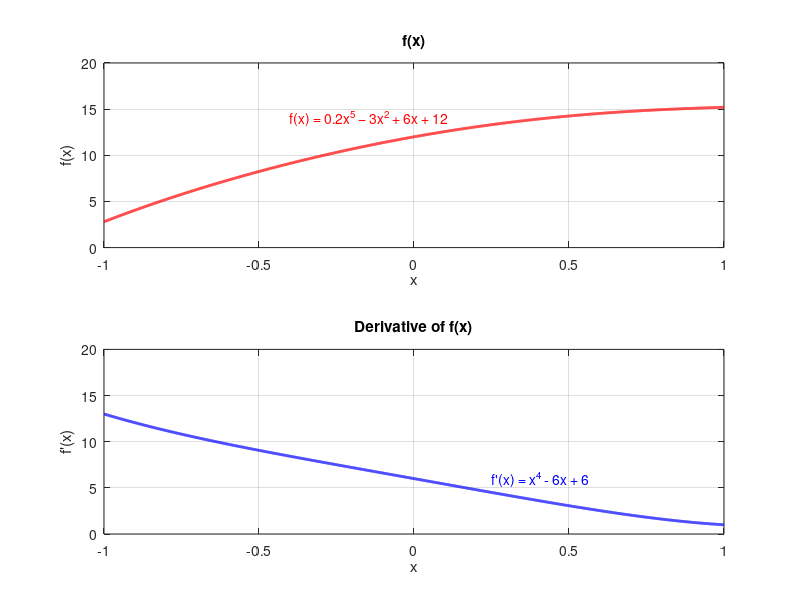

Recreate this plot in MATLAB. (Note: this script raises an error after producing the figure.)
% Script Name : MATLABPractice.m
% Created on : 04/04/2023
% Author : Mary Dickinson
% Purpose : Variety of different skills learnt in MATLAB, including...
% Linear equations and derivatives
% Drug decay, loops and if statements 
% Learning reward tasks
% Signal processing and feature extraction (e.g. mismatch negativity in EEG
% data)
% Simulated EEG signal processing and time-series analysis 

clear all
close all
clc

%% 

clear all 
close all 

% Plotting f(x) = 0.2x^5 − 3x^2 + 6x + 12...

% Defining parameters...
x = -1:0.001:1;                      % Creating a vector x ranging from -1 to 1 at with intervals of 0.001
y = 0.2.*x.^5 - 3.*x.^2 + 6.*x + 12; % Calculating f(x) for the values in vector x

% Plot for f(x)...
figure
subplot(2,1,1)                                                 % Creating subplot to plot functions next to eachother
plot(x, y, "r", "LineWidth", 2)                                % Plotting red line for f(x)
xlabel("x")                                                    % Labelling x axis
ylabel("f(x)")                                                 % Labelling y axis
title("f(x)")                                                  % Adding title of function
text(-0.4, 14, "f(x) = 0.2x^5 − 3x^2 + 6x + 12", "color", "r") % Adding tet to label function
ylim([0 20])                                                   % Setting y axis limits
grid on                                                        % Adding grid 

% Plotting the derivative of f(x)...

% Defining parameters for derivative of f(x) (f'(x)), where f'(x) = x^4 - 6x + 6...
dy = gradient(y, 0.001); % Calculating f'(x) for values in vector x using gradient function at same intervals as x vector

% Plot for f'(x)...
subplot(2,1,2)                                      % Calling subplot
plot(x, dy, "b", "LineWidth", 2)                    % Plotting blue line for f'(x) 
xlabel("x")                                         % Labelling x axis
ylabel("f'(x)")                                     % Labelling y axis
title("Derivative of f(x)")                         % Adding title of derivative function
text(0.25, 6, "f'(x) = x^4 - 6x + 6", "color", "b") % Adding text to label derivative function
ylim([0 20])                                        % Setting y axis limits
grid on                                             % Adding grid 

%% 
% Calculating time it takes for 50mg of drug D to reach 10mg with decay rate of 0.3...

clear all 
close all

% Defining parameters and using formula...
t = 0:10;           % Defining time vector (t) in hours across 10 days 
C_0 = 50;           % Initial dose (C_0) of 50 mg
k = 0.3;            % Decay rate (k) of 0.3
C = C_0*exp(-k.*t); % Formula for drug depletion during metabolism in body 

% Locating time when drug D reaches 10mg...
days = find(C < 10);                          % 10mg is reached by day 7
fprintf("Days to reach 10mg: %d\n", days(1)); % Displaying day where 10mg is reached in command window

% Plotting decay rate across 10 particpants with random variation between 0.25 and 0.35...

% Generating 10 random numbers in the interval (0.25 , 0.35) with the formula r = a + (b-a).*rand(N,1)...
a = 0.25;                        % Start of random integer range
b = 0.35;                        % End of random integer range 
N = 10;                          % Number of participants 
Krand = a + (b - a).*rand(N, 1); % Using formula for random number generation 

% Using formula and parameters from earlier with new decay rate Krand...
Cx = zeros(11, N);       % Creating empty vector for Cx with 10 rows for particpants and 11 columns for time
Cx = C_0*exp(-Krand.*t); % Formula for drug depletion during metabolism in body 

% Plotting decay rates for the 10 participants in subplot...
figure 
sgtitle("Decay of Drug D Across the 10 Participants", "fontweight", "bold") % Adding title for whole figure of subplots 

for i = 1:N               % Using loop to plot subplots of participant data from the Cx matrix
    subplot(N/2,2,i)      % Calling the subplot number for each participant
    plot(t, Cx(i,:))
    xlabel("Time (days)") % Labelling x axis
    ylabel("Decay (mg)")  % Labelling y axis
    title(i)              % Adding title
    ylim([0 55])          % Setting y axis limits
    grid on               % Adding grid
end

% Plotting decay rates for 10 participants on one graph to find time to reach 10mg...
figure
plot(t, Cx)                                               % Plotting decay rates for each participants against time
xlabel("Time (days)")                                     % Labelling x axis
ylabel("Decay (mg)")                                      % Labelling y axis
title("Decay of Drug D across 10 participants")           % Adding title 
ylim([0 55])                                              % Setting y axis limits
hold on 
yline(10, "r")                                            % Line at 10mg 
grid on                                                   % Adding grid
legend({"Participant 1","Participant 2", ...
    "Participant 3","Participant 4","Participant 5", ...
    "Participant 6", "Participant 7","Participant 8", ...
    "Participant 9","Participant 10", "y = 10mg"}, ...
    "Location","northeast","Orientation","vertical")      % Adding legend to label each line 

% For minimum amount of days to reach 10mg...
for i = 1:length(Cx)
    if sum(Cx(:,i) < 10) % Going through columns to see if element is less than 10
        mint = i;        % Finding the minimum amount of days it takes to reach 10mg
        break            % Breaking loop after first element is below or equal to 10mg
    end
end
      
[minamount, minparticipant] = min(Cx(:,mint));  % The amount of drug left (minamount) and the participant number (minparticipant) at the minimum amount of days to reach 10

fprintf("Shortest whole days to reach 10mg: %d\n", mint);                                              % Printing the shortest amount of days in command window
fprintf("Amount of drug D remaining at the shortest whole days to reach 10mg: %d\n",  minamount);      % Printing the amount of drug remianing after the minimum amount of days to reach 10mg
fprintf("Participant number which took the shortest whole days to reach 10mg: %d\n",  minparticipant); % Printing participant number which took the shortest amount of time to reach 10mg 

% For maximum amount of days to reach 10mg...
for i = 1:length(Cx)
    if sum(Cx(:,length(Cx) - i) > 10) % Going through columns backwards from 11 to 1 to see if element is more than 10
        maxt = (length(Cx) - i) + 1;  % Finding the first amount of days from the end where it is more than 10mg, therefore the longest amount of days (+ 1 to find the day where 10mg is reached)
        break                         % Breaking loop after first element is above 10mg
    end
end
      
[maxamount, maxparticipant] = max(Cx(:,maxt));  % The amount of drug left (maxamount) and the participant number (maxparticipant) at the maximum amount of days to reach 10mg

fprintf("Longest whole days to reach 10mg: %d\n", maxt);                                               % Printing the longest amount of days in command window
fprintf("Amount of drug D remaining at the longest whole days to reach 10mg: %d\n",  maxamount);      % Printing the amount of drug remianing after the maximum amount of days to reach 10mg
fprintf("Participant number which took the longest whole days to reach 10mg: %d\n",  maxparticipant); % Printing participant number which took the longest amount of time to reach 10mg 

%% 

clear all
close all

% Define parameters for learning reward task...
ntrials = 100; % 100 trials with possible reward

trialreward = zeros(ntrials, 1); % Creating empty vector to store rewards in
x = randperm(100);               % Returns numbers up to 100 in random order 
y = x(1:25);                     % 25 trials rewarded £10
trialreward(y) = 10;             
z = x(26:50);                    % 25 trials rewarded £15
trialreward(z) = 15;
% 50 remaining random trials left with no reward

trialreward(101:200) = 0; % Adding 100 trails with no reward CS following the initial 100 with reward

% Phenotype 1: Depression learning rates...
Dep_alphapos = 0.2; % Low learning rate for better expected outcomes 
Dep_alphaneg = 0.6; % High learning rate for worse expected outcomes
% These values were chosen due to patterns of pessimistic behaviour providing higher punishment learning rates
% (Huang, Thompson & Paulus, 2017).

% Phenotype 2: Anxiety learning rates...
Anx_alphapos = 0.3; % Low learning rate for better expected outcomes
Anx_alphaneg = 0.8; % High learning rate for worse expected outcomes
% These values were chosen  due to patterns of pessimistic behaviour providing higher punishment learning rates, 
% and higher learning rates overall for those with anxiety as they percieve the world as highly
% changeable (Huang, Thompson & Paulus, 2017; Aylward et al., 2019). 

% Experiment for Phenotype 1: Depression...
Dep_v = zeros(1, length(trialreward)); % Setting the initial expected reward values to zero across all trials

for i = 2:length(trialreward)                       % Starting at the second trial

    delta = trialreward(i) - Dep_v(i-1);            % RPE = trial reward - expected reward

    if delta > 0
        Dep_v(i) = Dep_v(i-1) + Dep_alphapos*delta; % Update expected value for better expected outcomes
    else
        Dep_v(i) = Dep_v(i-1) + Dep_alphaneg*delta; % Update expected value for worse expected outcomes
    end

end

% Experiment for Phenotype 2: Anxiety...
Anx_v = zeros(1, length(trialreward)); % Setting the initial expected reward values to zero across all trials

for i = 2:length(trialreward)                       % Starting at the second trial

    delta = trialreward(i) - Anx_v(i-1);            % RPE = trial reward - expected reward

    if delta > 0
        Anx_v(i) = Anx_v(i-1) + Anx_alphapos*delta; % Update expected value for better expected outcomes
    else
        Anx_v(i) = Anx_v(i-1) + Anx_alphaneg*delta; % Update expected value for worse expected outcomes
    end

end

% Plotting expected value for both Phenotype 1: Depression and Phenotype 2: Anxiety...
figure
subplot(3, 1, 1)
plot(Dep_v, "r")                   % Plotting depression experiment in red
xlabel("Trials")                   % Labelling x axis for trial number 
ylabel("Expected Reward (£)")      % Labelling y axis for expected reward
title("Expected Value in Depression") % Adding title 
ylim([-0.2 15])                    % Setting y axis limits
grid on                            % Adding grid

subplot(3, 1, 2)
plot(Anx_v, "b")                   % Plotting anxiety experiment in blue
xlabel("Trials")                   % Labelling x axis for trial number 
ylabel("Expected Reward (£)")      % Labelling y axis for expected reward
title("Expected Value in Anxiety") % Adding title 
ylim([-0.2 15])                    % Setting y axis limits
grid on                            % Adding grid

subplot(3, 1, 3)
plot(Dep_v, "r")                                                 % Plotting depression experiment
hold on 
plot(Anx_v, "b")                                                 % And plotting anxiety experiment on same graph for comparison of phenotypes
xlabel("Trials")                                                 % Labelling x axis for trial number 
ylabel("Expected Reward (£)")                                    % Labelling y axis for expected reward
title("Comparing Expected Value between Depression and Anxiety") % Adding title 
ylim([-0.2 15])                                                  % Setting y axis limits
grid on                                                          % Adding grid
legend({"Depression Phenotype", "Anxiety Phenotype"})

%%  

clear all
close all

% Loading data for mismatch negativity paradigm...
load("Fz_data.mat");
amp = Fz_data(:, 1);  % First column is Fz channel EEG recording amplitude (uV)
time = Fz_data(:, 2); % Second column is time of sample (msec)
tone = Fz_data(:, 3); % Third column is onset of tone (standard tone = 1, deviant tone = 2)

% Extracting standard onset times...
onsets = find(Fz_data(:, 3) ~= 0); % Finding the positions of the tones 

% Separating the data into epochs...
for i = 1: length(onsets) % Creating onsets for epochs
    window(i,:) = onsets(i) - 50: onsets(i) + 280; % Creating each row as a time window of onsets
end

% Using onsets to epoch the amplitudes...
[nrows, ncolumns] = size(window); % Creating variables for size of windows

for i = 1:nrows % Epoching the amplitudes using a nested loop going through each rows and each column
    for ii = 1:ncolumns
        n = window(i, ii);
        epoched(i, ii) = Fz_data(n, 1); 
    end
end

% Baseline corrections for epoched data...
for i = 1:length(epoched)
    mnamp = mean(epoched(i, 1:50));        % Creating variable for mean to use in corrections
    epochdata(i,:) = epoched(i,:) - mnamp; % Creating epoched data 
end

% Assigning the epoched data to standard tone and deviant tone matrix...
p = 1; % Initialising indicies p and q for loop
q = 1;

for i = 1:nrows 
    x = onsets(i);
    if Fz_data(x,3) == 1                  % Data for standard tones added to new matrix standard
        standard(p, :) = epochdata(i, :);
        p = p + 1;    
    elseif Fz_data(x, 3) == 2             % Data for deviant tones added to new matrix deviant 
        deviant(q, :) = epochdata(i, :);
        q = q + 1; 
    end
end

% a) Plotting first 10 standard tones...
latency = ([-50:280]); % Setting latency between -50 and 280 ms

figure 
for i = 1:10                         % Looping through and plotting each tone
    plot(latency, standard(i,:))     % Plotting time against amplitude of waves
    xlim([-50 280])                  % Setting x axis limits
    title("First 10 Standard Tones") % Adding title
    xlabel("Latency (ms)")           % Labelling x axis 
    ylabel("Amplitude (uv)")         % Labelling y axis
    grid on                          % Adding grid
    hold on 
end

% Plotting the average amplitude for the first 10 standard tones...
first10 = standard(1:10,:); % Separating the first 10 standard tones (rows) into a new matrix 
avgfirst10 = mean(first10); % Finding the average amplitude of the first 10 standard tones

figure
plot(latency, avgfirst10, "r")              % Plot with red line
xlabel("Latency (ms)")                      % Labelling x axis for latency in ms 
ylabel("Amplitude (uV)")                    % Labelling y axis for amplitude in uV
title("Average of First 10 Standard Tones") % Adding title
ylim([-20 20])                              % Setting y axis limits
xlim([-50 280])                             % Setting x axis limits
grid on                                     % Adding grid

% b) Plotting final 10 standard tones...
figure
for i = length(standard)-9:length(standard) % Looping through and plotting each tone
    plot(latency, standard(i,:))            % Plotting time against amplitude of waves
    xlim([-50 280])                         % Setting x axis limits
    title("Final 10 Standard Tones")        % Adding title
    xlabel("Latency (ms)")                  % Labelling x axis 
    ylabel("Amplitude (uv)")                % Labelling y axis
    grid on                                 % Adding grid
    hold on
end 

% Plotting the average amplitude for the final 10 standard tones...
final10 = standard(length(standard)-9:length(standard),:); % Separating the first 10 standard tones (rows) into a new matrix 
avgfinal10 = mean(final10);                                % Finding the average amplitude of the first 10 standard tones

figure
plot(latency, avgfinal10, "b")              % Plot with blue line
xlabel("Latency (ms)")                      % Labelling x axis for latency in ms 
ylabel("Amplitude (uV)")                    % Labelling y axis for amplitude in uV
title("Average of Final 10 Standard Tones") % Adding title
ylim([-20 20])                              % Setting y axis limits
xlim([-50 280])                             % Setting x axis limits
grid on                                     % Adding grid

% c) Calculating the MMN...
avgstandard = mean(standard); % Calculating average for standard tones
avgdeviant = mean(deviant);   % Calculating average for deviant tones

MMN = avgstandard - avgdeviant; % Calculating MMN as differences between average of standard and deviant tones

% Plotting the MMN...
figure
plot(latency, MMN, "g")  % Plot with green line
xlabel("Latency (ms)")   % Labelling x axis for latency in ms 
ylabel("Amplitude (uV)") % Labelling y axis for amplitude in uV
title("MMN")             % Adding title
ylim([-20 20])           % Setting y axis limits
xlim([-50 280])          % Setting x axis limits
grid on                  % Adding grid

%% 

clear all
close all

% Define the time properties...
MaxT = 0.1;    % Maximum amount of time
Ti = 0.01;     % Time interval
t = 0:Ti:MaxT; % Time axis

% Creating frequency and amplitude components for controls and patients...
f = [0 8 14 27 48 49]; % Selecting my own frequencies within delta (2-4 Hz), theta (4-8Hz), alpha (8-16 Hz), beta (16-32Hz) and gamma (32-64Hz and beyond)

cont_amp = [-0.26 0.52 0.07 0.12 -0.09 0.06]/5; % Setting strengths of frequency waves for controls 
pat_amp = [-0.26 0.45 0.07 0.11 -0.08 0.07]/5;  % Setting strengths of frequency waves for schizophrenia patients with reduced beta oscillations and enhanced theta and gamma oscillations 

% Transforming Hz to rad per sec...
omega = 2*pi*f; % Radial frequency for each frequency

% Create the sin wave signal using wave = A*sin(2*pi*f*t) for controls...
for i = 1:length(f)                                   % Cycling over theta, alpha, beta and gamma
   cont_EEGsignal(i,:) = cont_amp(i)*sin(omega(i)*t); % Creating a wave = A* sin(2*pi*f*t) for each frequency band(i)*sin(omega(i)*t)
end

% Create the sin wave siganl using same method for patients...
for i = 1:length(f)                                  % Cycling over theta, alpha, beta and gamma
   pat_EEGsignal(i,:) = pat_amp(i)*sin(omega(i)*t);  % Creating a wave = A* sin(2*pi*f*t) for each frequency band(i)*sin(omega(i)*t)
end

% Adding noise to each signal for controls...
noise = 0.001; % Different noise for each frequency

for i = 1:length(f)                                                     % Cycling over theta, alpha, beta, gamma
   cont_EEGnoisy(i,:) = cont_EEGsignal(i,:) + randn(1,length(t))*noise; % Adding noise 
end

% Adding noise to each signal for patients...
for i = 1:length(f)                                                   % Cycling over theta, alpha, beta, gamma
   pat_EEGnoisy(i,:) = pat_EEGsignal(i,:) + randn(1,length(t))*noise; % Adding noise 
end

% Adding the waves together to create a composite wave for controls...
cont_compositewave = sum(cont_EEGnoisy); % Adding matrices along the first dimension unless otherwise specified 

% Plotting control composite wave...
figure
subplot(2, 1, 1) 
plot(t, cont_compositewave)     % Plotting time against amplitude for control composite wave
xlabel("Time (sec)")            % Labelling x axis
ylabel("Amplitude (mV)")        % Labelling y axis
title("Control Composite Wave") % Adding title to subplot 
grid on                         % Adding grid 

% Adding the waves together to create a composite wave for patients...
pat_compositewave = sum(pat_EEGnoisy); % Adding matrices along the first dimension unless otherwise specified 

subplot(2, 1, 2)
plot(t, pat_compositewave)      % Plotting time against amplitude for patient composite wave
xlabel("Time (sec)")            % Labelling x axis
ylabel("Amplitude (mV)")        % Labelling y axis
title("Patient Composite Wave") % Adding title to subplot
grid on                         % Adding grid 

% Fourier Transform using fft and then fftshift for controls...
cont_yEEG = fft(cont_compositewave); % Returning the FT in the positive and negative frequency space
cont_zEEG = fftshift(cont_yEEG);     % Correcting the order of the fft putting negtaive frequencies to the left and positive frequencies to the right

% Fourier Transform using fft and then fftshift for patients...
pat_yEEG = fft(pat_compositewave); % Returning the FT in the positive and negative frequency space
pat_zEEG = fftshift(pat_yEEG);     % Correcting the order of the fft putting negtaive frequencies to the left and positive frequencies to the right

% Obtaining the frequency axis for positive ones...
Fs = 1/Ti;                       % Sampling rate = 1/time interval which is same for both 
ly = length(cont_yEEG);          % Length of signal from fft is same for both so only performing for one group
freq = (-ly/2 : ly/2 -1)/ly*Fs ; % Since the FFT returns negative and positive frequencies scaling for my frequency axis in Hz

posindexbegins = ceil(length(freq)/2);        % Fidning where the positive index begins     
posfreqindex = [posindexbegins:length(freq)]; % Indices to plot from the mid point to the end

% Defining new vectors for the restricted FFT values for the noisy control and patient EEGs...
cont_FFTmagEEG = abs(cont_zEEG(posfreqindex)); % Vector with just these FFT values for the noisy control EEG
pat_FFTmagEEG = abs(pat_zEEG(posfreqindex));   % Vector with just these FFT values for the noisy patient EEG
posfreqs = freq(posfreqindex);                 % New x-axis just comprising just the positive frequencies

% Plot the One-side of the Fourier Transform...
figure
plot(posfreqs , cont_FFTmagEEG ,"b","LineWidth", 3)               % Magnitude of this signal plotted against the positive frequencies for controls in blue
hold on
plot(posfreqs, pat_FFTmagEEG, "r", "LineWidth", 3)                % Magnitude of this signal plotted against the positive frequencies for patients in red
xlabel("Frequency (Hz)")                                          % Labelling x for frequency
ylabel("Power (A.U.)")                                            % Labelling y for power in arbitrary units 
title("Frequency Domain for Controls and Schizophrenia Patients") % Adding title 
xlim("tight")                                                     % Setting x limit to be tight around maximm and minimum coordinates 
grid on                                                           % Adding grid 
legend({"Control Group", "Scz Patient Group"})                    % Adding legend to label line
